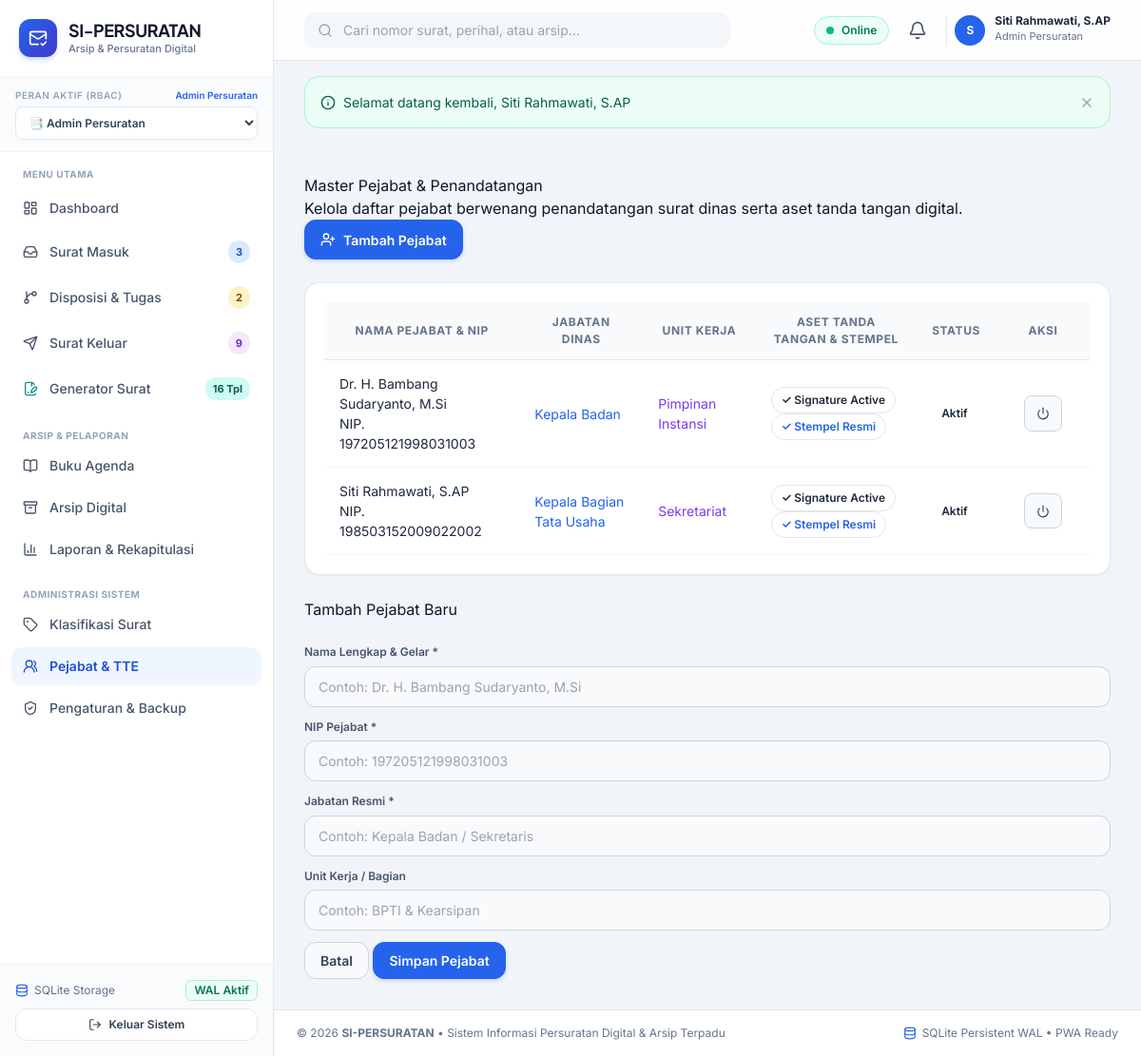
The app's page /public/master/pejabat.php (signed in) with its own data.
### tables this page shows
CREATE TABLE users (
    id INTEGER PRIMARY KEY AUTOINCREMENT,
    username TEXT NOT NULL UNIQUE,
    email TEXT NOT NULL UNIQUE,
    password_hash TEXT NOT NULL,
    full_name TEXT NOT NULL,
    nip TEXT,
    jabatan TEXT,
    phone TEXT,
    role_id INTEGER NOT NULL,
    avatar TEXT,
    is_active INTEGER NOT NULL DEFAULT 1,
    created_at DATETIME DEFAULT CURRENT_TIMESTAMP,
    updated_at DATETIME DEFAULT CURRENT_TIMESTAMP,
    deleted_at DATETIME DEFAULT NULL,
    FOREIGN KEY (role_id) REFERENCES roles (id) ON DELETE RESTRICT
);

CREATE TABLE roles (
    id INTEGER PRIMARY KEY AUTOINCREMENT,
    name TEXT NOT NULL,
    slug TEXT NOT NULL UNIQUE,
    description TEXT,
    created_at DATETIME DEFAULT CURRENT_TIMESTAMP
);

CREATE TABLE pejabat (
    id INTEGER PRIMARY KEY AUTOINCREMENT,
    nip TEXT NOT NULL UNIQUE,
    nama TEXT NOT NULL,
    jabatan TEXT NOT NULL,
    unit_kerja TEXT,
    signature_file TEXT,
    stempel_file TEXT,
    is_active INTEGER NOT NULL DEFAULT 1,
    created_at DATETIME DEFAULT CURRENT_TIMESTAMP,
    updated_at DATETIME DEFAULT CURRENT_TIMESTAMP
);

### public/master/pejabat.php (the view, shortened to what the rows shown need)
<?php
require_once __DIR__ . '/../../config/app.php';
if (!Auth::check() || !Auth::can('master.manage')) {
    Flash::set('danger', 'Akses ditolak.');
    redirect('dashboard.php');
}
$pejabatList = Pejabat::getAll();
require_once APP_PATH . '/views/layouts/header.php';
?>
<div class="card border-0 shadow-sm rounded-3">
    <div class="card-body p-0">
        <div class="table-responsive">
            <table class="table table-custom mb-0">
                <thead>
                    <tr>
                        <th>Nama Pejabat & NIP</th>
                        <th>Jabatan Dinas</th>
                        <th>Unit Kerja</th>
                        <th>Aset Tanda Tangan & Stempel</th>
                        <th>Status</th>
                        <th width="100" class="text-center">Aksi</th>
                    </tr>
                </thead>
                <tbody>
                    <?php foreach ($pejabatList as $p): ?>
                        <tr>
                            <td>
                                <div class="fw-bold text-dark"><?= htmlspecialchars($p['nama']) ?></div>
                                <div class="text-muted font-monospace small">NIP. <?= htmlspecialchars($p['nip']) ?></div>
                            </td>
                            <td>
                                <span class="fw-semibold text-primary"><?= htmlspecialchars($p['jabatan']) ?></span>
                            </td>
                            <td>
                                <span class="text-secondary small"><?= htmlspecialchars($p['unit_kerja'] ?? '-') ?></span>
                            </td>
                            <td>
                                <div class="d-flex align-items-center gap-2">
                                    <span class="badge bg-light text-success border">✓ Signature Active</span>
                                    <span class="badge bg-light text-primary border">✓ Stempel Resmi</span>
                                </div>
                            </td>
                            <td>
                                <span class="badge <?= $p['is_active'] ? 'badge-soft-success' : 'badge-soft-danger' ?>">
                                    <?= $p['is_active'] ? 'Aktif' : 'Non-Aktif' ?>
                                </span>
                            </td>
                            <td class="text-center">
                                <form action="<?= url('master/pejabat.php') ?>" method="POST" class="d-inline">
                                    <button type="submit" class="btn btn-sm btn-light border p-1" title="Aktif/Nonaktifkan">
                                        <i data-lucide="power" style="width: 14px;"></i>
                                    </button>
                                </form>
                            </td>
                        </tr>
                    <?php endforeach; ?>
                </tbody>
            </table>
        </div>
    </div>
</div>
<?php require_once APP_PATH . '/views/layouts/footer.php'; ?>

### app/views/layouts/header.php (shortened to what the rows shown need)
<!DOCTYPE html>
<html lang="id">
<head>
    <script src="https://cdn.tailwindcss.com"></script>
</head>
<body class="antialiased selection:bg-blue-100 selection:text-blue-900">
<div class="min-h-screen flex flex-col lg:flex-row">
    <?php require_once APP_PATH . '/views/layouts/sidebar.php'; ?>
    <div class="flex-1 flex flex-col min-w-0 pb-20 lg:pb-0">
        <header class="sticky top-0 z-30 bg-white/90 backdrop-blur-md border-b border-slate-200 px-4 lg:px-8 h-16 flex items-center justify-between gap-4">
            <div class="flex items-center gap-2 sm:gap-3">
                <div class="relative">
                    <button onclick="toggleDropdown('user-menu')" class="flex items-center gap-2.5 pl-2 border-l border-slate-200 hover:opacity-90 transition">
                        <div class="w-8 h-8 rounded-full bg-blue-600 text-white font-bold text-xs flex items-center justify-center shadow-xs">
                            <?= strtoupper(substr($currentUser['full_name'] ?? 'U', 0, 1)) ?>
                        </div>
                        <div class="hidden md:block text-left">
                            <p class="text-xs font-bold text-slate-800 leading-none"><?= htmlspecialchars($currentUser['full_name'] ?? 'User') ?></p>
                            <p class="text-[11px] text-slate-500 mt-0.5"><?= htmlspecialchars($currentUser['role_name'] ?? 'Role') ?></p>
                        </div>
                    </button>
                </div>
            </div>
        </header>
        <main class="flex-1 p-4 lg:p-8 max-w-7xl w-full mx-auto space-y-6">

### app/views/layouts/sidebar.php (shortened to what the rows shown need)
<?php
$currentUser = Auth::user();
$currentRoleSlug = $currentUser['role_slug'] ?? 'superadmin';
?>
<aside id="sidebar" class="fixed lg:sticky top-0 left-0 z-50 h-screen w-72 bg-white border-r border-slate-200 flex flex-col transition-transform duration-300 -translate-x-full lg:translate-x-0 shrink-0">
  <div class="p-5 border-b border-slate-100 flex items-center justify-between">
    <a href="<?= url('dashboard.php') ?>" class="flex items-center gap-3 group text-decoration-none">
      <div>
        <h1 class="font-display font-bold text-slate-900 text-lg leading-tight tracking-tight">SI-PERSURATAN</h1>
      </div>
    </a>
  </div>
  <div class="px-4 py-3 bg-slate-50/80 border-b border-slate-100">
    <div class="flex items-center justify-between mb-1">
      <label class="text-[10px] font-semibold uppercase tracking-wider text-slate-400 block">Peran Aktif (RBAC)</label>
      <span class="text-[10px] text-blue-600 font-semibold"><?= htmlspecialchars($currentUser['role_name'] ?? 'User') ?></span>
    </div>
    <div class="relative">
      <select onchange="window.location.href='<?= url('switch_role.php?role=') ?>' + this.value" class="w-full text-xs font-semibold bg-white border border-slate-200 rounded-lg px-2.5 py-2 text-slate-700 focus:outline-none focus:ring-2 focus:ring-blue-500/20 focus:border-blue-600 cursor-pointer">
        <option value="admin_persuratan" <?= $currentRoleSlug === 'admin_persuratan' ? 'selected' : '' ?>>📑 Admin Persuratan</option>
      </select>
    </div>
  </div>
</aside>

### records on screen
users: role.name "Admin Persuratan", full_name "S", full_name "Siti Rahmawati, S.AP"
roles: slug "📑 Admin Persuratan"
pejabat: nama "Dr. H. Bambang Sudaryanto, M.Si", nip "197205121998031003", jabatan "Kepala Badan", unit_kerja "Pimpinan Instansi", is_active "Aktif"
pejabat: nama "Siti Rahmawati, S.AP", nip "198503152009022002", jabatan "Kepala Bagian Tata Usaha", unit_kerja "Sekretariat", is_active "Aktif"

### other values on screen
$badgeSm "3"
$badgeDisp "2"
$badgeSk "9"
$msg['message'] "Selamat datang kembali, Siti Rahmawati, S.AP"
